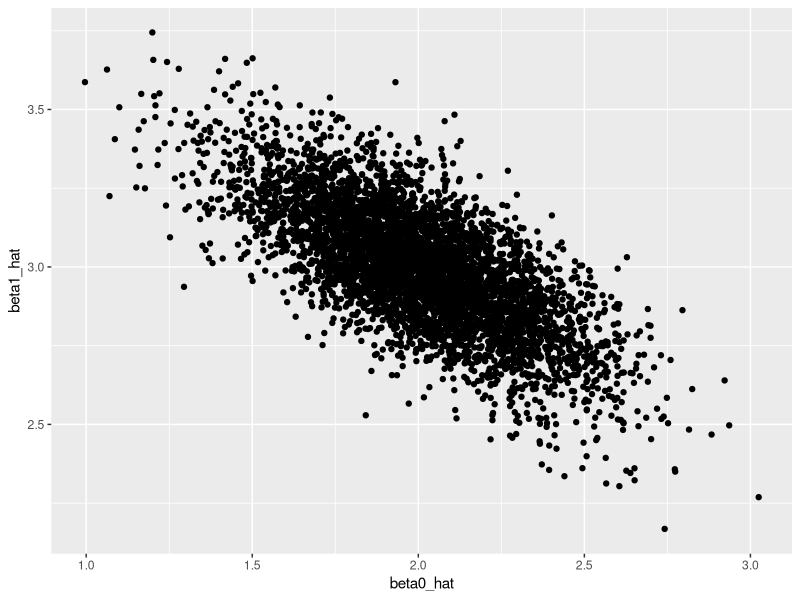
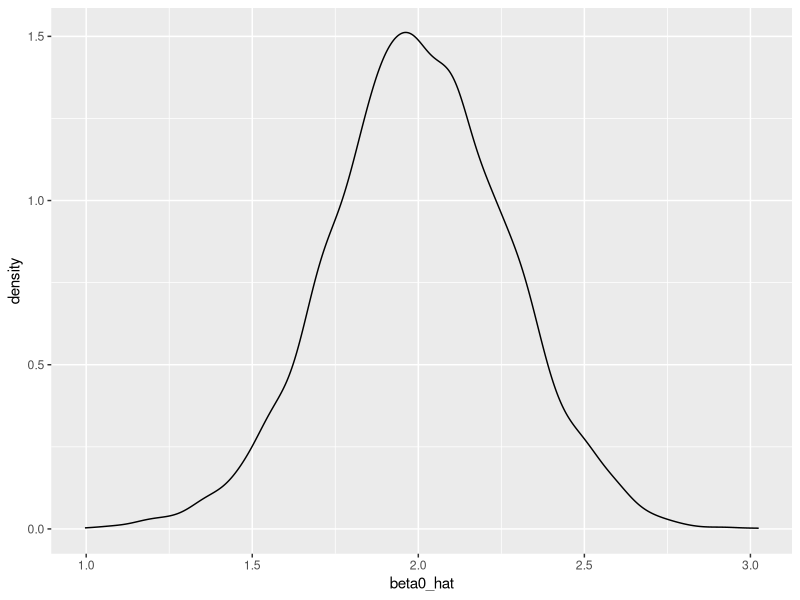
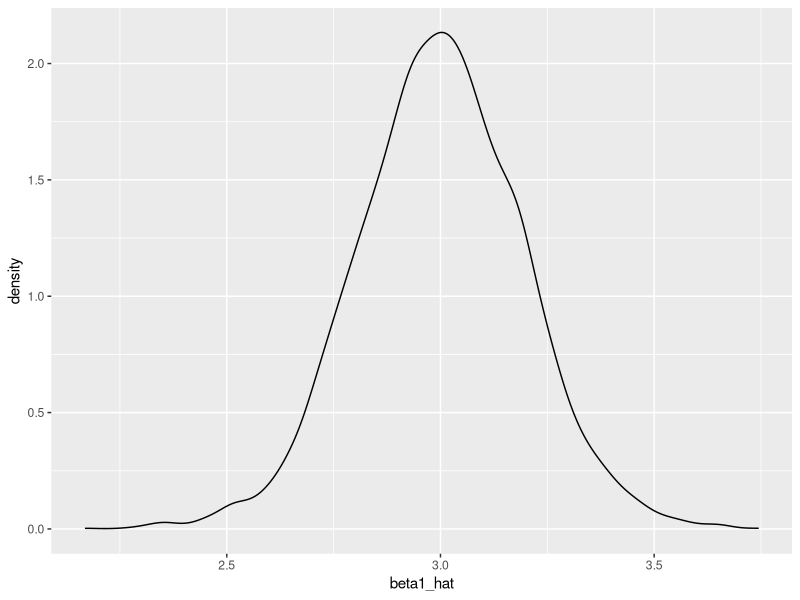
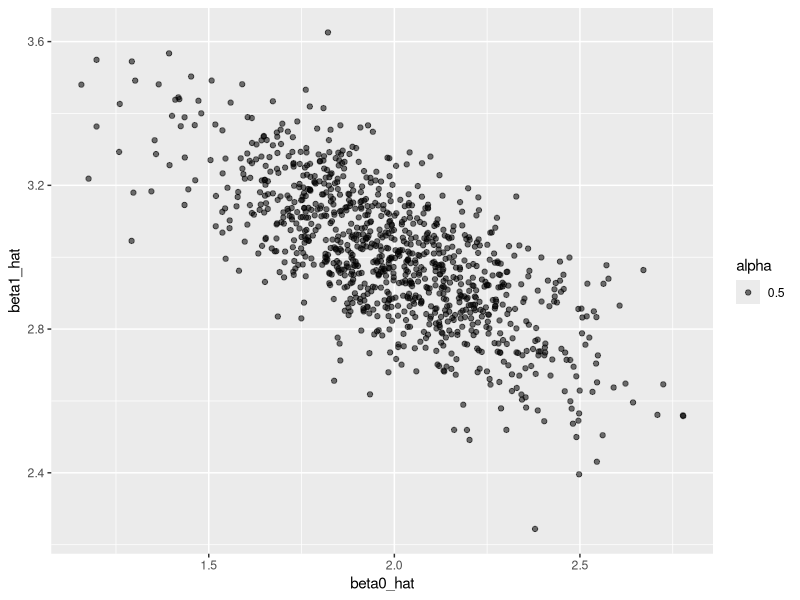

Here is the R script that generated these plots, in order:
## ---- chunk 1
knitr::opts_chunk$set(echo = TRUE)

library(tidyverse)

set.seed(1123)
## ---- chunk 2
sim_regression = function(n, beta0 = 2, beta1 = 3) {
  
  sim_data = tibble(
    x = rnorm(n, mean = 1, sd = 1),
    y = beta0 + beta1 * x + rnorm(n, 0, 1)
  )
  
  ls_fit = lm(y ~ x, data = sim_data)
  
  tibble(
    beta0_hat = coef(ls_fit)[1],
    beta1_hat = coef(ls_fit)[2]
  )
}

sim_regression(n = 30)
## ---- chunk 3
output = vector("list", 5000)

for (i in 1:5000) {
  output[[i]] = sim_regression(30)
}

sim_results = bind_rows(output)

sim_results %>% 
  ggplot(aes(x = beta0_hat, y = beta1_hat)) + 
  geom_point()

sim_results %>% 
  ggplot(aes(x = beta0_hat)) +
  geom_density()

sim_results %>% 
  ggplot(aes(x = beta1_hat)) +
  geom_density()
## ---- chunk 4
# rerun function, like map, by default will return a list, use bind rows to get a data frame
sim_results = 
  rerun(1000, sim_regression(30, 2, 3)) %>% 
  bind_rows()

#b0 and b1 are correlated
sim_results %>% 
  ggplot(aes(x = beta0_hat, y = beta1_hat, alpha = 0.5)) + 
  geom_point()
## ---- chunk 5

